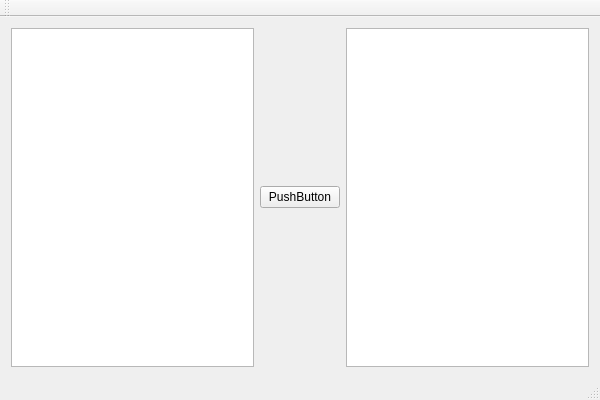
<?xml version="1.0" encoding="UTF-8"?>
<ui version="4.0">
 <class>text_rpg_projectClass</class>
 <widget class="QMainWindow" name="text_rpg_projectClass">
  <property name="geometry">
   <rect>
    <x>0</x>
    <y>0</y>
    <width>600</width>
    <height>400</height>
   </rect>
  </property>
  <property name="windowTitle">
   <string>text_rpg_project</string>
  </property>
  <widget class="QWidget" name="centralWidget">
   <layout class="QHBoxLayout" name="horizontalLayout">
    <item>
     <widget class="QTextEdit" name="textEdit_2"/>
    </item>
    <item>
     <widget class="QPushButton" name="pushButton">
      <property name="text">
       <string>PushButton</string>
      </property>
     </widget>
    </item>
    <item>
     <widget class="QPlainTextEdit" name="plainTextEdit">
      <property name="enabled">
       <bool>true</bool>
      </property>
      <property name="readOnly">
       <bool>false</bool>
      </property>
     </widget>
    </item>
   </layout>
  </widget>
  <widget class="QMenuBar" name="menuBar">
   <property name="geometry">
    <rect>
     <x>0</x>
     <y>0</y>
     <width>600</width>
     <height>26</height>
    </rect>
   </property>
  </widget>
  <widget class="QToolBar" name="mainToolBar">
   <attribute name="toolBarArea">
    <enum>TopToolBarArea</enum>
   </attribute>
   <attribute name="toolBarBreak">
    <bool>false</bool>
   </attribute>
  </widget>
  <widget class="QStatusBar" name="statusBar"/>
 </widget>
 <layoutdefault spacing="6" margin="11"/>
 <resources>
  <include location="text_rpg_project.qrc"/>
 </resources>
 <connections>
  <connection>
   <sender>pushButton</sender>
   <signal>pressed()</signal>
   <receiver>textEdit_2</receiver>
   <slot>copy()</slot>
   <hints>
    <hint type="sourcelabel">
     <x>410</x>
     <y>207</y>
    </hint>
    <hint type="destinationlabel">
     <x>318</x>
     <y>207</y>
    </hint>
   </hints>
  </connection>
  <connection>
   <sender>pushButton</sender>
   <signal>pressed()</signal>
   <receiver>plainTextEdit</receiver>
   <slot>paste()</slot>
   <hints>
    <hint type="sourcelabel">
     <x>430</x>
     <y>201</y>
    </hint>
    <hint type="destinationlabel">
     <x>307</x>
     <y>152</y>
    </hint>
   </hints>
  </connection>
 </connections>
</ui>
